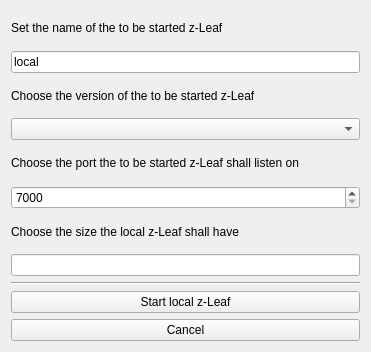
<?xml version="1.0" encoding="UTF-8"?>
<ui version="4.0">
 <class>lc::LocalzLeafStarter</class>
 <widget class="QWidget" name="lc::LocalzLeafStarter">
  <property name="geometry">
   <rect>
    <x>0</x>
    <y>0</y>
    <width>371</width>
    <height>352</height>
   </rect>
  </property>
  <property name="windowTitle">
   <string>Local z-Leaf Starter</string>
  </property>
  <layout class="QVBoxLayout" name="VLLocalzLeafStarter">
   <item>
    <widget class="QLabel" name="LzLeafName">
     <property name="toolTip">
      <string>This sets the name with which this local z-Leaf will connect to z-Tree.</string>
     </property>
     <property name="text">
      <string>Set the name of the to be started z-Leaf</string>
     </property>
    </widget>
   </item>
   <item>
    <widget class="QLineEdit" name="LEzLeafName">
     <property name="toolTip">
      <string>This sets the name with which this local z-Leaf will connect to z-Tree.</string>
     </property>
     <property name="styleSheet">
      <string notr="true"/>
     </property>
     <property name="text">
      <string>local</string>
     </property>
    </widget>
   </item>
   <item>
    <widget class="QLabel" name="LzLeafVersion">
     <property name="toolTip">
      <string>Choose of which version the started z-Leaf shall be.</string>
     </property>
     <property name="text">
      <string>Choose the version of the to be started z-Leaf</string>
     </property>
    </widget>
   </item>
   <item>
    <widget class="QComboBox" name="CBzLeafVersion">
     <property name="toolTip">
      <string>Choose of which version the started z-Leaf shall be.</string>
     </property>
     <property name="styleSheet">
      <string notr="true"/>
     </property>
     <property name="maxVisibleItems">
      <number>32</number>
     </property>
    </widget>
   </item>
   <item>
    <widget class="QLabel" name="LzLeafPort">
     <property name="toolTip">
      <string>Set the port on which the z-Tree which shall be connected to listens.</string>
     </property>
     <property name="text">
      <string>Choose the port the to be started z-Leaf shall listen on</string>
     </property>
    </widget>
   </item>
   <item>
    <widget class="QSpinBox" name="SBzLeafPort">
     <property name="cursor">
      <cursorShape>ArrowCursor</cursorShape>
     </property>
     <property name="toolTip">
      <string>Set the port on which the z-Tree which shall be connected to listens.</string>
     </property>
     <property name="styleSheet">
      <string notr="true"/>
     </property>
     <property name="minimum">
      <number>7000</number>
     </property>
     <property name="maximum">
      <number>65535</number>
     </property>
     <property name="value">
      <number>7000</number>
     </property>
    </widget>
   </item>
   <item>
    <widget class="QLabel" name="LLocalzLeafSize">
     <property name="text">
      <string>Choose the size the local z-Leaf shall have</string>
     </property>
    </widget>
   </item>
   <item>
    <widget class="QLineEdit" name="LELocalzLeafSize"/>
   </item>
   <item>
    <widget class="Line" name="line_Start">
     <property name="orientation">
      <enum>Qt::Horizontal</enum>
     </property>
    </widget>
   </item>
   <item>
    <widget class="QPushButton" name="PBStartLocalzLeaf">
     <property name="toolTip">
      <string>Start a local z-Leaf with the set parameters.</string>
     </property>
     <property name="text">
      <string>Start local z-Leaf</string>
     </property>
    </widget>
   </item>
   <item>
    <widget class="QPushButton" name="PBCancel">
     <property name="toolTip">
      <string>Cancel the start of a new local z-Leaf.</string>
     </property>
     <property name="text">
      <string>Cancel</string>
     </property>
    </widget>
   </item>
  </layout>
 </widget>
 <resources/>
 <connections>
  <connection>
   <sender>PBCancel</sender>
   <signal>clicked()</signal>
   <receiver>lc::LocalzLeafStarter</receiver>
   <slot>deleteLater()</slot>
   <hints>
    <hint type="sourcelabel">
     <x>175</x>
     <y>328</y>
    </hint>
    <hint type="destinationlabel">
     <x>175</x>
     <y>175</y>
    </hint>
   </hints>
  </connection>
 </connections>
</ui>
